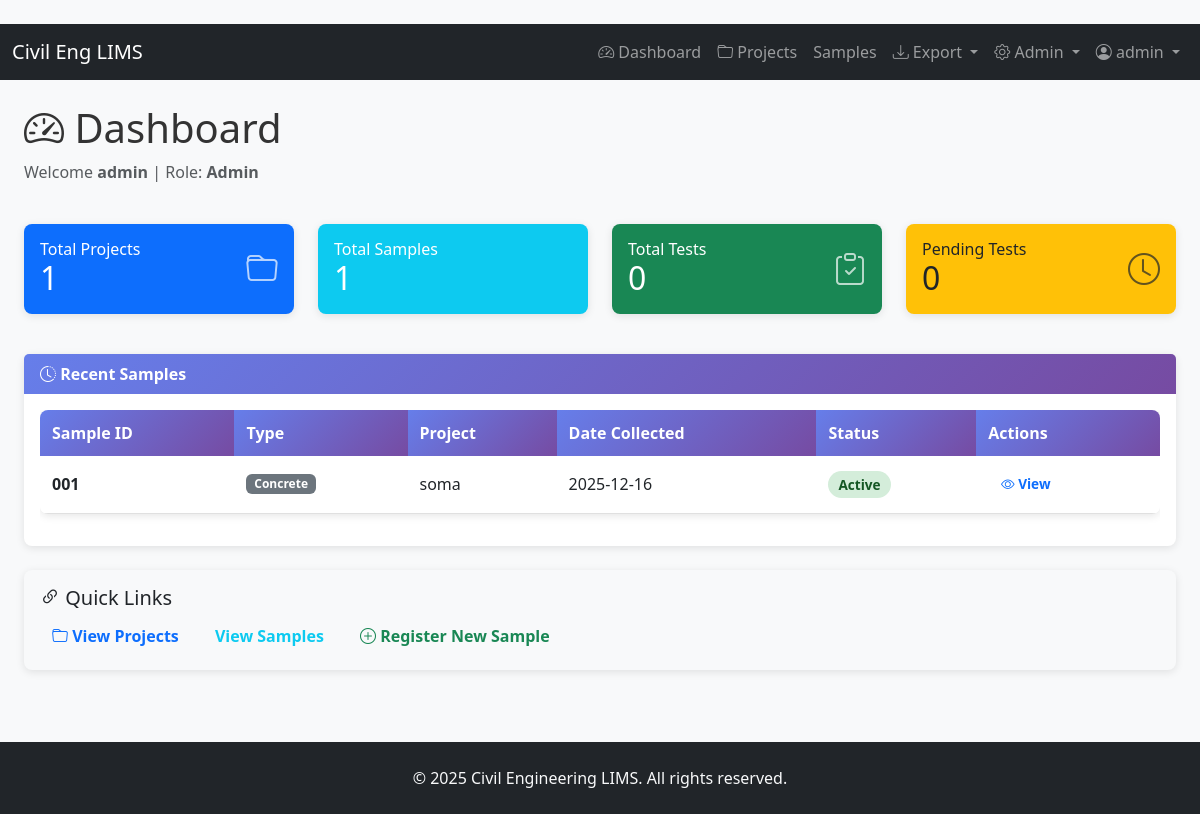
The page /dashboard (signed in) on the database as committed earlier.
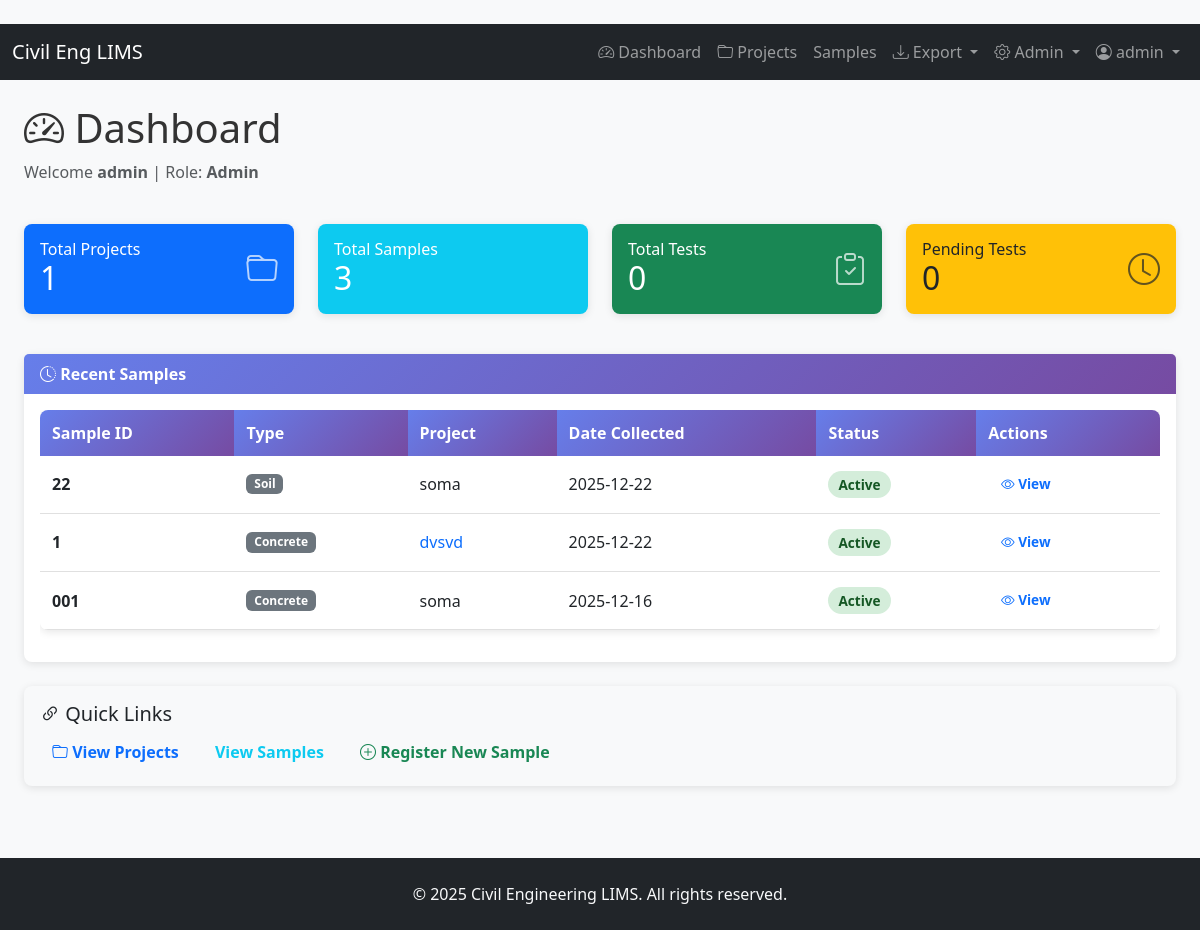
The same page on the database as committed later.
### models.py (models this page shows)
    class Sample(db.Model):
        __tablename__ = 'samples'
        id = db.Column(db.Integer, primary_key=True)
        sample_id = db.Column(db.String(50), unique=True, nullable=False)
        sample_type = db.Column(db.String(50), nullable=False)  # Concrete, Soil, Aggregate
        project_id = db.Column(db.Integer, db.ForeignKey('projects.id'))
        project_name = db.Column(db.String(120))  # Kept for backward compatibility
        client_name = db.Column(db.String(120))
        date_collected = db.Column(db.String(30))
        tests = db.relationship('TestResult', backref='sample', lazy=True)

    class Project(db.Model):
        __tablename__ = 'projects'
        id = db.Column(db.Integer, primary_key=True)
        project_code = db.Column(db.String(50), unique=True, nullable=False)
        project_name = db.Column(db.String(120), nullable=False)
        client_name = db.Column(db.String(120))
        description = db.Column(db.Text)
        created_at = db.Column(db.DateTime)
        status = db.Column(db.String(30), default='Active')  # Active, Completed, On Hold
        samples = db.relationship('Sample', backref='project', lazy=True)

### app.py (the view)
@app.route('/')
@app.route('/dashboard')
@login_required
def index():
    total_projects = models.Project.query.count()
    total_samples = models.Sample.query.count()
    total_tests = models.TestResult.query.count()
    pending_tests = models.TestResult.query.filter_by(status='Pending').count()
    approved_tests = models.TestResult.query.filter_by(status='Approved').count()
    recent_samples = models.Sample.query.order_by(models.Sample.id.desc()).limit(5).all()
    pending_approval = []
    if current_user.role in ['Admin', 'Engineer']:
        pending_approval = models.TestResult.query.filter_by(status='Pending').limit(10).all()
    return render_template('dashboard.html',
                         user=current_user,
                         total_projects=total_projects,
                         total_samples=total_samples,
                         total_tests=total_tests,
                         pending_tests=pending_tests,
                         approved_tests=approved_tests,
                         recent_samples=recent_samples,
                         pending_approval=pending_approval)

### app.py (called while the page is built)
@login_manager.user_loader
def load_user(user_id):
    return models.User.query.get(int(user_id))

### templates/dashboard.html (shortened to what the changed rows need)
﻿{% extends 'base.html' %}
{% block content %}
<div class='container-fluid'>
  <div class='row mb-4'>
    <div class='col-12'>
      <h1><i class='bi bi-speedometer2'></i> Dashboard</h1>
    </div>
  </div>
  <div class='row mb-4'>
    <div class='col-md-6 col-lg-3 mb-3'>
      <div class='card text-white bg-primary'>
        <div class='card-body'>
          <div class='d-flex align-items-center'>
            <div class='flex-grow-1'>
              <h2 class='mb-0'>{{ total_projects }}</h2>
            </div>
          </div>
        </div>
      </div>
    </div>
    <div class='col-md-6 col-lg-3 mb-3'>
      <div class='card text-white bg-info'>
        <div class='card-body'>
          <div class='d-flex align-items-center'>
            <div class='flex-grow-1'>
              <h6 class='card-title mb-0'>Total Samples</h6>
              <h2 class='mb-0'>{{ total_samples }}</h2>
            </div>
          </div>
        </div>
      </div>
    </div>
    <div class='col-md-6 col-lg-3 mb-3'>
      <div class='card text-white bg-success'>
        <div class='card-body'>
          <div class='d-flex align-items-center'>
            <div class='flex-grow-1'>
              <h2 class='mb-0'>{{ total_tests }}</h2>
            </div>
          </div>
        </div>
      </div>
    </div>
    <div class='col-md-6 col-lg-3 mb-3'>
      <div class='card text-dark bg-warning'>
        <div class='card-body'>
          <div class='d-flex align-items-center'>
            <div class='flex-grow-1'>
              <h2 class='mb-0'>{{ pending_tests }}</h2>
            </div>
          </div>
        </div>
      </div>
    </div>
  </div>
  <div class='row'>
    <div class='col-12'>
      <div class='card'>
        <div class='card-body'>
          {% if recent_samples %}
            <div class='table-responsive'>
              <table class='table table-hover'>
                <thead>
                  <tr>
                    <th>Sample ID</th>
                    <th>Type</th>
                    <th>Project</th>
                    <th>Date Collected</th>
                    <th>Status</th>
                    <th>Actions</th>
                  </tr>
                </thead>
                <tbody>
                  {% for s in recent_samples %}
                    <tr>
                      <td><strong>{{ s.sample_id }}</strong></td>
                      <td>
                        <span class='badge bg-secondary'>{{ s.sample_type }}</span>
                      </td>
                      <td>
                        {% if s.project %}
                          <a href='/projects/{{s.project.id}}' class='text-decoration-none'>{{ s.project.project_name }}</a>
                        {% else %}
                          {{ s.project_name or 'N/A' }}
                        {% endif %}
                      </td>
                      <td>{{ s.date_collected }}</td>
                      <td><span class='status-active'>Active</span></td>
                      <td>
                        <a href='/samples/{{s.id}}' class='btn btn-sm btn-outline-primary'>
                          <i class='bi bi-eye'></i> View
                        </a>
                      </td>
                    </tr>
                  {% endfor %}
                </tbody>
              </table>
            </div>
          {% else %}
            <p class='text-muted'>No samples yet. <a href='/samples/new'>Register a sample</a></p>
          {% endif %}
        </div>
      </div>
    </div>
  </div>
</div>
{% endblock %}

Rows that differ between the two databases and show on the page:
added Sample: sample_id "22", sample_type "Soil", project_name "soma", date_collected "2025-12-22"
added Sample: sample_id "1", sample_type "Concrete", project.project_name "dvsvd", date_collected "2025-12-22"
Other text that changed with them:
{{ total_samples }}: "1" → "3"
